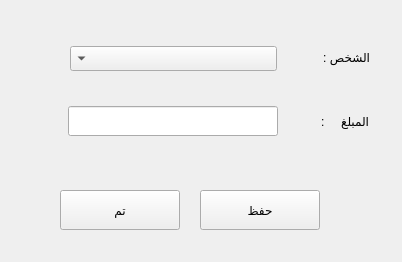
<?xml version="1.0" encoding="UTF-8"?>
<ui version="4.0">
 <class>Form</class>
 <widget class="QWidget" name="Form">
  <property name="geometry">
   <rect>
    <x>0</x>
    <y>0</y>
    <width>402</width>
    <height>262</height>
   </rect>
  </property>
  <property name="minimumSize">
   <size>
    <width>402</width>
    <height>262</height>
   </size>
  </property>
  <property name="maximumSize">
   <size>
    <width>402</width>
    <height>262</height>
   </size>
  </property>
  <property name="windowTitle">
   <string>Form</string>
  </property>
  <property name="styleSheet">
   <string notr="true">/*
ABOUT
===========================================================
version 1.7a
QT theme (stylesheet) specially developed for FreeCAD (http://www.freecadweb.org/).
It might work with other software that uses QT styling.


LICENSE
===========================================================
Copyright (c) 2015 Pablo Gil Fernández
The stylesheet barely uses code from Colin Duquesnoy &quot;generic QT stylesheet&quot;

This work is licensed under the Creative Commons Attribution-ShareAlike 4.0 International License.
To view a copy of this license, visit http://creativecommons.org/licenses/by-sa/4.0/.

 

CUSTOMIZATION
===========================================================
If you would like to change the overall look/style of the theme, just find and replace following colors in the whole file:
    background darker = #828282
    background dark and slighly darker = #a2a2a2
    background dark = #b6b6b6
    background normal and slighly darker = #e0e0e0
    background normal = #e6e6e6
    background light = #f5f5f5
    background lighter = #ffffff

    lists background = #d3d1cd
    lists background (alternate) = #cfcdc9
    lists backgrounds selection = #cbc9c4

    foreground = black

    selection darker = #9d7106
    selection dark = #e0a108
    selection normal = #f8bf36
    selection inbetween normal and light = #f9ca58 (used to build SpinBoxes)
    selection light = #fad57a
    selection lighter = #fce6b1
 
*/

/* RESET EVERYTHING */
QAbstractScrollArea,QCheckBox,QColumnView,QComboBox,QDateEdit,QDateTimeEdit,QDialog,QDialogButtonBox,QDockWidget,QDoubleSpinBox,QFrame,QGroupBox,QHeaderView,QLabel,QLineEdit,QListView,QListWidget,QMainWindow,QMenu,QMenuBar,QMessageBox,QProgressBar,QPushButton,QRadioButton,QScrollBar,QSizeGrip,QSlider,QSpinBox,QSplitter,QStatusBar,QTabBar,QTabWidget,QTableView,QTableWidget,QTextEdit,QTimeEdit,QToolBar,QToolButton,QToolBox,QToolTip,QTreeView,QTreeWidget,QWidget {
    padding: 0px;
    margin: 0px;
    border: 0px;
    border-style: none;
    background-color: #e6e6e6; /* set with default background color */
}

QMdiArea[showImage=&quot;true&quot;] {
    background-image: url(icons/background_freecad.png);
    background-position: center;
    background-repeat: no-repeat;
}

QProgressBar,
QProgressBar:horizontal {
    background: #d3d1cd;
    border: 1px solid #b6b6b6;
    text-align: center;
    padding: 1px;
    border-radius: 4px;
}
QProgressBar::chunk,
QProgressBar::chunk:horizontal {
    background-color: qlineargradient(spread:pad, x1:1, y1:0.545, x2:1, y2:0, stop:0 #e0a108, stop:1 #f8bf36);
    border-radius: 3px;
}

QToolTip {
    background-color: #828282;
    color: black;
    padding: 4px;
    border-radius: 4px;
}

QWidget {
    color: #828282;
    background-color: #e6e6e6;
    background-clip: border;
    border-image: none;
    outline: 0;
}

QWidget:focus {
    border: 1px solid #828282;
}

QWidget:disabled {
    color: #f5f5f5;
    background-color: #828282; /* same as QMenu background-color */
}

QMenuBar {
    color: #ffffff;
    background-color: #e0e0e0;
}

QMenuBar::item {
    background-color: #e0e0e0;
}

QMenuBar::item:selected {
    color: #9d7106;
    border: 1px solid #f8bf36;
    background-color: #f8bf36;
}

QMenuBar::item:pressed {
    color: #9d7106;
    border: 1px solid #fad57a;
    background-color: #fad57a;
    margin-bottom:-1px;
    padding-bottom:1px;
}

QMenu {
    color: #ffffff;
    background-color: #828282;
    margin: 2px;
    border: 1px solid transparent;
}

QMenu::icon {
    margin: 5px;
    border-style: none;
}

QMenu::right-arrow {
    image:url(icons/right_arrow_light.png);
}

QMenu::item {
    color: #ffffff;
    background-color: #828282;
    padding: 2px 30px 2px 30px;
    border: 1px solid #828282; /* reserve space for selection border */
}

QMenu::item:selected {
    color: #9d7106;
    background-color: #fad57a;
}

QMenu::separator {
    height: 1px;
    background-color: #b6b6b6;
    margin-top: 2px;
    margin-bottom: 2px;
    margin-left: 6px;
    margin-right: 6px;
}

QMenu::indicator:non-exclusive {
    color: #ffffff;
    background-color: #f5f5f5;
    border: 1px solid #828282;
    width: 11px;
    height: 11px;
    border-radius:2px;
}

QMenu::indicator:non-exclusive:checked {
    background-color: #e0a108;
    border: 1px solid #9d7106;
    image:url(icons/checkbox_light.png);
}

QGroupBox {
    color: #828282;
    font-weight: bold;
    border:1px solid blue;
    border-radius: 4px;
    margin-top: 20px;
    border-color: rgba(0, 0, 0, 20); /* lighter than &quot;QGroupBox&quot; border-color */
    background-color: rgba(255, 255, 255, 15);
}

QGroupBox::title {
    subcontrol-origin: margin;
    subcontrol-position: top left;
    padding-left: 10px;
    padding-right: 10px;
    padding-top: 10px;
    background-color: transparent;
}

QAbstractScrollArea {
    border-radius: 2px;
    border: 1px solid #3A3939;
    background-color: transparent;
}

QAbstractScrollArea::corner {
    border: none;
    background-color: #e6e6e6;
}

QScrollBar:horizontal {
    height: 15px;
    margin: 3px 15px 3px 15px;
    border: 1px transparent #828282;
    border-radius: 4px;
    background-color: #828282;
}

QScrollBar::handle:horizontal {
    background-color: #b6b6b6;
    min-width: 5px;
    border-radius: 4px;
}

QScrollBar::add-line:horizontal {
    margin: 1px 3px 0px 3px; /* 1px to correctly fit the 10px width image */
    border-image: url(icons/right_arrow_light.png);
    width: 6px;
    height: 10px;
    subcontrol-position: right;
    subcontrol-origin: margin;
}

QScrollBar::sub-line:horizontal {
    margin: 1px 3px 0px 3px; /* 1px to correctly fit the 10px width image */
    border-image: url(icons/left_arrow_light.png);
    height: 10px;
    width: 6px;
    subcontrol-position: left;
    subcontrol-origin: margin;
}

QScrollBar::add-line:horizontal:hover,
QScrollBar::add-line:horizontal:on {
    border-image: url(icons/right_arrow_lighter.png);
}


QScrollBar::sub-line:horizontal:hover,
QScrollBar::sub-line:horizontal:on {
    border-image: url(icons/left_arrow_lighter.png);
}

QScrollBar::up-arrow:horizontal,
QScrollBar::down-arrow:horizontal {
    background: none;
}


QScrollBar::add-page:horizontal,
QScrollBar::sub-page:horizontal {
    background: none;
}

QScrollBar:vertical {
    background-color: #828282;
    width: 15px;
    margin: 15px 3px 15px 3px;
    border: 1px transparent #828282;
    border-radius: 4px;
}

QScrollBar::handle:vertical {
    background-color: #b6b6b6;
    min-height: 5px;
    border-radius: 4px;
}

QScrollBar::sub-line:vertical {
    margin: 3px 0px 3px 1px; /* 1px to correctly fit the 10px width image */
    border-image: url(icons/up_arrow_light.png);
    height: 6px;
    width: 10px;
    subcontrol-position: top;
    subcontrol-origin: margin;
}

QScrollBar::add-line:vertical {
    margin: 3px 0px 3px 1px; /* 1px to correctly fit the 10px width image */
    border-image: url(icons/down_arrow_light.png);
    height: 6px;
    width: 10px;
    subcontrol-position: bottom;
    subcontrol-origin: margin;
}

QScrollBar::sub-line:vertical:hover,
QScrollBar::sub-line:vertical:on {
    border-image: url(icons/up_arrow_lighter.png);
}

QScrollBar::add-line:vertical:hover,
QScrollBar::add-line:vertical:on {
    border-image: url(icons/down_arrow_lighter.png);
}

QScrollBar::up-arrow:vertical,
QScrollBar::down-arrow:vertical {
    background: none;
}


QScrollBar::add-page:vertical,
QScrollBar::sub-page:vertical {
    background: none;
}

QTextEdit {
    color: #828282;
    background-color: #d3d1cd;
    border: 1px solid #b6b6b6;
    padding: 0px;
    margin: 0px;
}

QPlainTextEdit {
    color: #828282;
    background-color: #d3d1cd;
    border-radius: 2px;
    border: 1px solid #b6b6b6;
    padding: 0px;
    margin: 0px;
}

QSizeGrip {
    image: url(icons/sizegrip_light.png);
    width: 16px;
    height: 16px;
    background-color: transparent;
}

QRadioButton::indicator:unchecked{
    color: #828282;
    background-color: #f5f5f5;
    border: 1px solid #828282;
}

QRadioButton::indicator:checked {
    background-color: #e0a108;
    border: 1px solid #9d7106;
    image:url(icons/radiobutton_light.png);
}

QCheckBox,
QRadioButton,
QCheckBox:disabled,
QRadioButton:disabled {
    color: #828282;
    padding: 3px;
    outline: none;
    background-color: transparent;
}

QCheckBox::indicator,
QGroupBox::indicator {
    color: #ffffff;
    background-color: #f5f5f5;
    border: 1px solid #828282;
}

QCheckBox::indicator {
    width: 11px;
    height: 11px;
    border-radius:2px;
}

QRadioButton::indicator {
    width: 11px;
    height: 11px;
    border-radius: 6px;
}

QRadioButton::indicator:pressed,
QCheckBox::indicator:pressed,
QCheckBox::indicator:non-exclusive:checked:pressed,
QCheckBox::indicator:indeterminate:pressed,
QCheckBox::indicator:checked:pressed {
    border-color: #fce6b1;
}

QCheckBox::indicator:checked,
QGroupBox::indicator:checked {
    background-color: #e0a108;
    border: 1px solid #9d7106;
    image:url(icons/checkbox_light.png);
}

QCheckBox::indicator:disabled,
QRadioButton::indicator:disabled {
    border: 1px solid #b6b6b6;
}

QCheckBox:disabled,
QRadioButton::indicator:disabled {
    color: #b6b6b6;
    background-color: transparent;
}

QCheckBox::indicator:disabled,
QGroupBox::indicator:disabled,
QMenu::indicator:non-exclusive:disabled {
    background-color: #e6e6e6;
}

QCheckBox::indicator:indeterminate {
    background-color: #e0a108;
    border: 1px solid #9d7106;
    image: url(icons/checkbox_indeterminate_light.png);
}

QCheckBox:focus,
QRadioButton:focus {
    border: none;
}

QFrame,
QFrame:pressed,
QFrame:focus,
QFrame:on {
    border: 1px solid #e6e6e6;
    border-radius: 3px;
    padding: 0px;
}

/* border and background of QComboBox drop-down */
QComboBox QFrame,
QComboBox QFrame:pressed,
QComboBox QFrame:focus,
QComboBox QFrame:on {
    border: 1px solid #828282;
    background-color: #828282;
    padding: 0px;
    margin: 0px;
}

QFrame[frameShape=&quot;0&quot;] {
    border-radius: 3px;
}

QFrame[height=&quot;3&quot;],
QFrame[width=&quot;3&quot;] {
    border-color: transparent;
    background-color: transparent;
}

QFrame[height=&quot;3&quot;] {
    border-top-color: #b6b6b6;
}

QFrame[width=&quot;3&quot;] {
    border-left-color: #b6b6b6;
}

QPushButton {
    color: #ffffff;
    text-align: center;
    background-color: qlineargradient(spread:pad, x1:1, y1:0.545, x2:1, y2:0, stop:0 #b6b6b6, stop:1 #e6e6e6);
    border: 1px solid #828282;
    font: 9pt &quot;AlBattar&quot;;
    margin: 4px 8px 4px 8px;
    border-radius: 5px;
    min-width: 14px;
    min-height: 14px;
}

QPushButton:hover,
QPushButton:focus {
    color: black;
    background-color: qlineargradient(spread:pad, x1:1, y1:0.545, x2:1, y2:0, stop:0 #e0a108, stop:1 #f8bf36);
    border-color: #e0a108;
}

QPushButton:disabled,
QPushButton:disabled:checked {
    color: #b6b6b6;
    background-color: #e6e6e6;
    border-color: #b6b6b6;
}

QPushButton:pressed {
    background-color: #e0a108;
}

QPushButton:checked {
    background-color: #f8bf36;
    border-color: #e0a108;
}

/* Color Buttons */
Gui--ColorButton,
Gui--ColorButton:disabled {
    border-color: transparent;
    background-color: transparent;
    height: 24px;
    padding: 0px;
    margin: 0px;
}

Gui--ColorButton:hover {
    border-color: #e0e0e0;
    background-color: #e0e0e0;
}

/* Buttons inside the toolbar */
QToolBar QPushButton {
    background-color: qlineargradient(spread:pad, x1:1, y1:0.545, x2:1, y2:0, stop:0 #e0e0e0, stop:1 #e6e6e6);
    border: 1px solid #b6b6b6;
    min-width: 22px;
    min-height: 22px;
    margin-left: 2px;
    margin-right: 2px;
    margin-bottom: 3px; /*bigger margin to correctly separate buttons inside a vertical toolbar */
    margin-top: 1px;
    padding: 1px;
}

QToolBar QPushButton:hover,
QToolBar QPushButton:focus {
    color: #ffffff;
    background-color: qlineargradient(spread:pad, x1:1, y1:0.545, x2:1, y2:0, stop:0 #e0e0e0, stop:1 #e6e6e6);
    border: 1px solid #828282;
}

QToolBar QPushButton:disabled,
QToolBar QPushButton:disabled:checked {
    background-color: #e6e6e6;
    border-color: #e0e0e0;
}

QToolBar QPushButton:pressed {
    background-color: #b6b6b6;
    border-color: #b6b6b6;
}

QToolBar QPushButton:checked {
    background-color: qlineargradient(spread:pad, x1:1, y1:0.8, x2:1, y2:0, stop:0 #f8bf36, stop:1 #fad57a);
    border-color: #f8bf36;
}

QToolBar QPushButton:checked:hover,
QToolBar QPushButton:checked:focus {
    color: #ffffff;
    border: 1px solid #e0a108;
}

QToolBar {
    border: 1px transparent #393838;
    background-color: #e6e6e6;
    font-weight: bold;
    margin: 0px;
    padding: 0px;
}

QToolBar::handle:horizontal {
    background-image: url(icons/Hmovetoolbar_dark.png);
    width: 10px;
    margin: 6px 2px 6px 2px;
    background-position: top right;
    background-repeat: repeat-y;
}

QToolBar::handle:vertical {
    background-image: url(icons/Vmovetoolbar_dark.png);
    height: 10px;
    margin: 2px 6px 2px 6px;
    background-position: left bottom;
    background-repeat: repeat-x;
}

QToolBar::separator:horizontal {
    background-image: url(icons/separtoolbar_dark.png);
    width: 10px;
    margin: 6px 2px 6px 2px;
    background-position: center center;
    background-repeat: repeat-y;
}

QToolBar::separator:vertical {
    background-image: url(icons/separtoolbar_dark.png);
    height: 10px;
    margin: 2px 6px 2px 6px;
    background-position: center center;
    background-repeat: repeat-x;
}

QStackedWidget {
    background-color: #e6e6e6;
    border: 1px transparent #e6e6e6;
}

QAbstractSpinBox {
    color: #ffffff;
    border: 1px solid #b6b6b6; /* border top color defined after QAbstractSpinBox, QLineEdit and QComboBox */
    background-color: #b6b6b6;
    selection-color: black;
    selection-background-color: #f8bf36;
}

QAbstractSpinBox:disabled {
    color: #f5f5f5;
    background-color: #e0e0e0;
    border-color: #e0e0e0;
}

QAbstractSpinBox:up-button {
    background-color: qlineargradient(spread:pad, x1:1, y1:0.8, x2:1, y2:0, stop:0 #f9ca58, stop:1 #fad57a);
    subcontrol-origin: border;
    subcontrol-position: top right;
    border-top-right-radius: 3px;
    height: 13px;
    width: 20px;
}

QAbstractSpinBox:down-button {
    background-color: qlineargradient(spread:pad, x1:1, y1:0.8, x2:1, y2:0, stop:0 #f8bf36, stop:1 #f9ca58);
    subcontrol-origin: border;
    subcontrol-position: bottom right;
    border-bottom-right-radius: 3px;
    height: 13px;
    width: 20px;
}

QAbstractSpinBox:up-button:disabled,
QAbstractSpinBox:down-button:disabled {
    background-color: transparent;
}

QAbstractSpinBox::up-arrow {
    image: url(icons/up_arrow_light.png);
    top: 0px; /* fix simetry between up and down images */
}

QAbstractSpinBox::up-arrow:hover {
    image: url(icons/up_arrow_lighter.png);
}

QAbstractSpinBox::up-arrow:off {
    image: url(icons/up_arrow_disabled_dark.png);
}

QAbstractSpinBox::up-arrow:disabled {
    image: none;
}

QAbstractSpinBox::down-arrow {
    image: url(icons/down_arrow_light.png);
    bottom: -2px; /* fix simetry between up and down images */
}
QAbstractSpinBox::down-arrow:hover {
    image: url(icons/down_arrow_lighter.png);
}

QAbstractSpinBox::down-arrow:off {
    image: url(icons/down_arrow_disabled_dark.png);
}

QAbstractSpinBox::down-arrow:disabled {
    image: none;
}

QToolBar QAbstractSpinBox {
    margin-top: 0px;
    margin-bottom: 0px;
}

QLineEdit {
    color: #ffffff;
    background-color: #b6b6b6;
    selection-color: black;
    selection-background-color: #f8bf36;
    /* Padding and margin defined */
    border-style: solid;
    border: 1px solid #b6b6b6; /* border top color defined after QAbstractSpinBox, QLineEdit and QComboBox */
    border-radius: 3px;
}

QAbstractSpinBox:focus,
QLineEdit:focus,
QComboBox:focus {
    border-color: #fad57a;
}

QComboBox {
    color: #ffffff;
    background-color: #b6b6b6;
    selection-color: black;
    selection-background-color: #f8bf36;
    border: 1px solid #b6b6b6; /* border top color defined after QAbstractSpinBox, QLineEdit and QComboBox */
    border-radius: 3px;
}

QComboBox:on {
    color: black;
    background-color: #b6b6b6;
    border-color: #fad57a;
}

QComboBox::drop-down {
    subcontrol-origin: margin;
    subcontrol-position: top right;
    width: 20px;
    border-left-width: 1px;
    border-left-color: transparent;
    border-left-style: solid;
    border-top-right-radius: 3px;
    border-bottom-right-radius: 3px;
    background-color: qlineargradient(spread:pad, x1:1, y1:0.8, x2:1, y2:0, stop:0 #f8bf36, stop:1 #fad57a);
}

QComboBox::down-arrow {
    image: url(icons/down_arrow_light.png);
}

QComboBox::down-arrow:on,
QComboBox::down-arrow:hover,
QComboBox::down-arrow:focus {
    image: url(icons/down_arrow_lighter.png);
}

QComboBox QAbstractItemView {
    color: #ffffff;
    background-color: #828282;
    border-radius: 3px;
    margin: 0px;
    padding: 0px;
    border: none;
}

/* Common parameters for QAbstractSpinBox, QLineEdit and QComboBox */
QSpinBox,
QDoubleSpinBox,
QAbstractSpinBox,
QLineEdit,
QComboBox {
    border-top-color: #a2a2a2; /* Creates an inset effect inside the elements */
    padding: 2px 6px 2px 6px; /* This makes text colour work on QComboBox */
    margin: 0px 2px 0px 2px;
    min-width: 70px; /* it was 120 because of QCombobox... */
    border-radius: 3px;
}
/* end Common parameters */

QAbstractItemView {
    color: #828282;
    alternate-background-color: #cfcdc9; /* related with QListView background  */
    border: 1px solid #828282;
    border-radius: 3px;
    padding: 0px;
}

/* hack to deactivate changing background color when focus (due to QFrame generic transparent color) */
QAbstractItemView:selected,
QAbstractItemView:on,
QAbstractItemView:focus {
    background-color: #d3d1cd; /* same as QTable background color */
}

/* hack to hide weird redundant information inside the value of a Placement cell */
QTreeView QLabel,
QTreeView QLabel:disabled {
    color: transparent;
    background-color: transparent;
    border: none;
    border-radius: 0px;
    margin: 0px;
    padding: 0px;
}

QTreeView QLineEdit {
    color: #ffffff;
    border-color: #b6b6b6;
    background-color: #b6b6b6;
    selection-color: black;
    selection-background-color: #f8bf36;
}

/* hack to hide non editable cells inside Property values */
QTreeView QLineEdit:read-only,
QTreeView QLineEdit:disabled,
QTreeView QAbstractSpinBox:read-only,
QTreeView QAbstractSpinBox:disabled {
    color: transparent;
    border-color: transparent;
    background-color: transparent;
    selection-color: transparent;
    selection-background-color: transparent;
}

/* hack to disable margin inside Property values to following elements */
QTreeView QSpinBox,
QTreeView QDoubleSpinBox,
QTreeView QAbstractSpinBox,
QTreeView QLineEdit,
QTreeView QComboBox {
    margin-left: 0px;
    margin-right: 0px;
}

/* Pushbutton style for &quot;...&quot; inside Placement cell which launches Placement tool */
QTreeView QPushButton {
    background-color: qlineargradient(spread:pad, x1:1, y1:0.545, x2:1, y2:0, stop:0 #b6b6b6, stop:1 #e6e6e6);
    border-top: none;
    border-bottom: none;
    border-right: none;
    border-left: 1px solid #b6b6b6;
    border-radius: 0px;
    margin: 0px;
    padding: 0px;
    height: 24px;
}

/* Color Buttons inside the &quot;Properties window&quot; */
QAbstractItemView Gui--ColorButton {
    padding: 0px;
    margin: 0px;
    height: 10px;
}

QAbstractItemView QPushButton:hover {
    color: black;
    background-color: qlineargradient(spread:pad, x1:1, y1:0.545, x2:1, y2:0, stop:0 #e0a108, stop:1 #f8bf36);
    border-color: #e0a108;
}

QAbstractItemView QPushButton:disabled {
    color: transparent;
    background-color: transparent;
    border-color: transparent;
}

QLabel {
    border: 0px solid #828282;
}

QTabWidget{
    border: none;
}

QTabWidget:focus {
    border: none;
}

QTabWidget::pane {
    border: none;
    padding: 0px;
    background-color: #e6e6e6;
    position: absolute;
    top: -15px;
    padding-top: 15px;
}

QTabWidget::tab-bar {
    alignment: center;
}

QTabBar {
    qproperty-drawBase: 0;
    left: 5px;
    background-color: transparent;
}

QTabBar:focus {
    border: 0px transparent black;
}

QTabBar::close-button {
    padding: 0px;
    margin: 0px;
    border-radius: 2px;
    background-image: url(icons/close_dark.png);
    background-position: center center;
    background-repeat: none;
}

QTabBar::close-button:hover {
    background-color: #fad57a;
}

QTabBar::close-button:pressed {
    background-color: #fce6b1;
}

QTabBar::scroller { /* the width of the scroll buttons */
    width: 20px;
}

/* the scroll buttons are tool buttons */
QTabBar QToolButton,
QTabBar QToolButton:hover { 
    margin-top: 4px;
    margin-bottom: 4px;
    margin-left: 0px;
    margin-right: 0px;
    padding: 0px;
    border: none;
    background-color: #e6e6e6;
    border-radius: 0px;
}

QTabBar QToolButton::right-arrow:enabled {
     image: url(icons/right_arrow_light.png);
}

QTabBar QToolButton::right-arrow:disabled,
QTabBar QToolButton::right-arrow:off {
     image: url(icons/right_arrow_disabled_dark.png);
}

QTabBar QToolButton::right-arrow:hover {
     image: url(icons/right_arrow_lighter.png);
}

 QTabBar QToolButton::left-arrow:enabled {
     image: url(icons/left_arrow_light.png);
}

 QTabBar QToolButton::left-arrow:disabled,
 QTabBar QToolButton::left-arrow:off {
     image: url(icons/left_arrow_disabled_dark.png);
}

 QTabBar QToolButton::left-arrow:hover {
     image: url(icons/left_arrow_lighter.png);
}

 QTabBar QToolButton::up-arrow:enabled {
     image: url(icons/up_arrow_light.png);
}

 QTabBar QToolButton::up-arrow:disabled,
 QTabBar QToolButton::up-arrow:off {
     image: url(icons/up_arrow_disabled_dark.png);
}

 QTabBar QToolButton::up-arrow:hover {
     image: url(icons/up_arrow_lighter.png);
}

 QTabBar QToolButton::down-arrow:enabled {
     image: url(icons/down_arrow_light.png);
}

 QTabBar QToolButton::down-arrow:disabled,
 QTabBar QToolButton::down-arrow:off {
     image: url(icons/down_arrow_disabled_dark.png);
}

 QTabBar QToolButton::down-arrow:hover {
     image: url(icons/down_arrow_lighter.png);
}

/* TOP and BOTTOM TABS */
QTabBar::tab:top,
QTabBar::tab:bottom {
    color: #ffffff;
    border: 1px solid #b6b6b6;
    border-left-color: #e6e6e6;
    border-right-width: 0px;
    background-color: #b6b6b6;
    padding:5px 15px;
    margin-top: 4px;
    margin-bottom: 4px;
    position: center;
}

QTabBar::tab:top:first,
QTabBar::tab:bottom:first {
    border-top-left-radius: 6px;
    border-bottom-left-radius: 6px;
}

QTabBar::tab:top:last,
QTabBar::tab:bottom:last {
    border-top-right-radius: 6px;
    border-bottom-right-radius: 6px;
    border-right-width: 1px;
}

QTabBar::tab:top:selected,
QTabBar::tab:bottom:selected {
    color: black;
    background-color: qlineargradient(spread:pad, x1:1, y1:0.545, x2:1, y2:0, stop:0 #e0a108, stop:1 #f8bf36);
    border-color: #e0a108;
}

QTabBar::tab:top:!selected:hover,
QTabBar::tab:bottom:!selected:hover {
    color: black;
}

QTabBar::tab:top:only-one ,
QTabBar::tab:bottom:only-one {
    border: 1px solid #9d7106;
    border-radius: 6px;
}

/* LEFT and RIGHT TABS */
QTabBar::tab:left,
QTabBar::tab:right {
    color: #ffffff;
    border: 1px solid #b6b6b6;
    border-top-color: #e6e6e6;
    border-bottom-width: 0px;
    background-color: #b6b6b6;
    padding: 15px 5px;
    margin-left: 4px;
    margin-right: 4px;
    position: center;
}

QTabBar::tab:left:first,
QTabBar::tab:right:first {
    border-top-left-radius: 6px;
    border-top-right-radius: 6px;
}

QTabBar::tab:left:last,
QTabBar::tab:right:last {
    border-bottom-left-radius: 6px;
    border-bottom-right-radius: 6px;
    border-bottom-width: 1px;
}

QTabBar::tab:left:selected,
QTabBar::tab:right:selected {
    color: black;
    background-color: qlineargradient(spread:pad, x1:0.545, y1:1, x2:0, y2:1, stop:0 #e0a108, stop:1 #f8bf36);
    border-color: #e0a108;
}

QTabBar::tab:left:!selected:hover,
QTabBar::tab:right:!selected:hover {
    color: black;
}

QTabBar::tab:left:only-one ,
QTabBar::tab:right:only-one {
    border: 1px solid #9d7106;
    border-radius: 6px;
}

QDockWidget {
    color: #828282;
    border: 1px solid #e6e6e6;
    titlebar-close-icon: url(icons/close_dark.png);
    titlebar-normal-icon: url(icons/undock_dark.png);
}

QDockWidget::title {
    text-align: center;
    background-color: #e0e0e0;
    padding: 4px;
    border-radius: 4px;
}

QDockWidget::close-button,
QDockWidget::float-button {
    border: 1px transparent #e6e6e6;
    border-radius: 2px;
    background: transparent;
    subcontrol-origin: padding;
    subcontrol-position: right center;
}

QDockWidget::close-button {
    right: 4px;
}
    
QDockWidget::float-button {
    right: 22px;
}

QDockWidget::close-button:hover,
QDockWidget::float-button:hover {
    background: #f5f5f5;
}

QDockWidget::close-button:pressed,
QDockWidget::float-button:pressed {
    /*padding: 1px -1px -1px 1px;*/
    background-color: #e0e0e0;
}

QTreeView,
QListView {
    color: #828282;
    border: 1px solid #e6e6e6;
    border-radius: 4px;
    background-color: #d3d1cd;  /* related with alternate-background-color*/
    selection-color: black;
    selection-background-color: #f8bf36; /* should be similar to QListView::item selected background-color */
    show-decoration-selected: 1; /* make the selection span the entire width of the view */
    padding: 0px;
    margin: 0px 4px 0px 4px;
    min-width: 130px; /* hack to correctly align Preferences icon list  */
}

QListView,
QListView::item,
QListView QAbstractItemView {
    margin: 0px;
    icon-size: 20px; /* temporal */
    paint-alternating-row-colors-for-empty-area: 1;
    position: absolute;
    subcontrol-origin: margin;
    subcontrol-position: left top;
}

/* Control dropdown list margins of QComboBox */
QComboBox QTreeView,
QComboBox QListView {
    margin: 0px;
    padding: 0px;
}

QListView::item {
    border: 0px transparent #e6e6e6;
    border-radius: 4px;
    background-color: transparent;
    padding: 0px;
    margin: 0px;
    display: inline-block;
    position: relative;
}

QListView::item:selected,
QTreeView::item:selected  {
    color: black;
    background-color: #f8bf36; /* should be similar to QListView selection-background-color */
}

/* Branch system */
QTreeView::branch  {
    background: transparent;
}

QTreeView::branch:has-siblings:!adjoins-item  {
    border-image: url(icons/branch_vline.png) 0;
}

QTreeView::branch:has-siblings:adjoins-item  {
    border-image: url(icons/branch_more.png) 0;
}

QTreeView::branch:!has-children:!has-siblings:adjoins-item  {
    border-image: url(icons/branch_end.png) 0;
}

QTreeView::branch:closed:has-children:has-siblings  {
    image: url(icons/branch_closed_dark.png);
}

QTreeView::branch:has-children:!has-siblings:closed  {
    image: url(icons/branch_closed_dark.png);
    border-image: url(icons/branch_end.png) 0;
}

QTreeView::branch:open:has-children:has-siblings  {
    image: url(icons/branch_open_dark.png);
    border-image: url(icons/branch_more.png) 0;
}

QTreeView::branch:open:has-children:!has-siblings  {
    image: url(icons/branch_open_dark.png);
    border-image: url(icons/branch_end.png) 0;
}

QSlider,
QSlider:active,
QSlider:!active {
    border: none;
    background-color: transparent;
}

QSlider:horizontal {
    padding: 0px 10px;
}

QSlider:vertical {
    padding: 10px 0px;
}

QSlider::groove:horizontal {
    border: 1px solid #b6b6b6;
    background-color: #b6b6b6;
    height: 8px;
    border-radius: 5px;
    margin: 4px 0;
}

QSlider::groove:vertical {
    border: 1px solid #b6b6b6;
    background-color: #b6b6b6;
    width: 8px;
    border-radius: 5px;
    margin: 4px 0;
}

QSlider::groove:horizontal:disabled,
QSlider::groove:vertical:disabled {
    border-color:  #e0e0e0;
    background-color: #e0e0e0;
}

QSlider::handle:horizontal,
QSlider::handle:vertical {
    background-color: #828282;
    border: 1px solid #828282;
    width: 14px;
    height: 14px;
    border-radius: 8px;
}

QSlider::handle:horizontal {
    margin: -4px 0;
}

QSlider::handle:vertical {
    margin: 0 -4px;
}

QSlider::handle:horizontal:hover,
QSlider::handle:vertical:hover {
    border-color: #e0a108;
    background-color: #e0a108;
}

QSlider::handle:horizontal:pressed,
QSlider::handle:vertical:pressed {
    border-color: #9d7106;
    background-color: #9d7106;
}

QSlider::handle:horizontal:disabled,
QSlider::handle:vertical:disabled {
    border-color: #b6b6b6;
    background-color: #e6e6e6;
}

QToolButton {
    color: #ffffff;
    text-align: center;
    background-color: qlineargradient(spread:pad, x1:1, y1:0.545, x2:1, y2:0, stop:0 #b6b6b6, stop:1 #e6e6e6);
    border: 1px solid #828282;
    padding-top: 5px;
    padding-bottom: 5px;
    padding-left: 15px;
    padding-right: 15px;
    margin-top: 5px;
    margin-bottom: 5px;
    margin-left: 10px;
    margin-right: 10px;
    border-radius: 3px;
    outline: none;
}

QToolButton:hover,
QToolButton:focus {
    color: black;
    background-color: qlineargradient(spread:pad, x1:1, y1:0.545, x2:1, y2:0, stop:0 #e0a108, stop:1 #f8bf36);
    border-color: #e0a108;
}

QToolButton:disabled,
QToolButton:disabled:checked {
    color: #b6b6b6;
    background-color: #e6e6e6;
    border-color: #b6b6b6;
}

QToolButton:pressed {
    border-color: #fad57a;
}

QToolButton:checked {
    background-color: #f8bf36;
    border-color: #e0a108;
}

QToolButton::menu-indicator  {
    subcontrol-origin: padding;
    subcontrol-position: center right;
    right: 4px;
}

/*The &quot;show more&quot; button  (it can also be stylable with &quot;QToolBarExtension&quot; */
QToolButton#qt_toolbar_ext_button {
    border-radius: 0px;
    margin: 0px;
    padding: 0px;
    /*background-image: url(icons/more_dark.png);*/
    image: transparent;
    background-repeat: none;
    background-position: center left;
}

QToolButton#qt_toolbar_ext_button:hover {
    /*background-image: url(icons/more_light.png);*/
    border-color: #e0e0e0;
    background-color: #e0e0e0;
}

QToolButton#qt_toolbar_ext_button:on {
    /*background-image: url(icons/more_light.png);*/
    border-color: #e0e0e0;
    background-color: #e0e0e0;
}

/*Buttons inside the Toolbar*/
QToolBar QToolButton {
    color: #828282;
    background-color: #e6e6e6;
    border: 1px transparent #e6e6e6;
    border-radius: 3px;
    margin: 0px;
    padding: 2px;
}

QToolBar QToolButton:disabled {
    background-color: #e6e6e6;
}

QToolBar QToolButton:checked {
    color: #9d7106;
    background-color: #f8bf36;
    border: 1px solid #f8bf36;
}

QToolBar QToolButton:hover {
    background-color: #e6e6e6;
}

QToolBar QToolButton:pressed,
QToolBar QToolButton::menu-button:pressed {
    background-color: #e0e0e0;
    border: 1px solid #e0e0e0;
}


QToolBar QToolButton::menu-indicator:hover,
QToolBar QToolButton::menu-indicator:pressed {
    background-color: transparent;
}

/* the subcontrols below are used only in the MenuButtonPopup mode */
QToolBar QToolButton::menu-button {
    border: 1px transparent #4A4949;
    border-top-right-radius: 3px;
    border-bottom-right-radius: 3px;
    width: 16px; /* 16px width + 4px for border = 20px allocated above */
    outline: none;
    background-color: transparent;
}

QToolBar QToolButton::menu-button:hover,
QToolBar QToolButton::menu-button:active,
QToolBar QToolButton::menu-button:disabled {
    border-color: transparent;
    background-color: transparent;
}

QToolBar QToolButton::menu-arrow {
    background-image: url(icons/down_arrow_light.png);
    background-position: center center;
    background-repeat: none;
    subcontrol-origin: padding;
    subcontrol-position: bottom right;
    height: 10px; /* same as arrow image */
}

QToolBar QToolButton::menu-arrow:open {
    background-image: url(icons/down_arrow_lighter.png);
}

QToolBar:tear {
    color: blue;
    background-color: red;
}

QTableView {
    color: #828282;
    border: 1px solid #b6b6b6;
    gridline-color: #f5f5f5;
    background-color: #d3d1cd;
    selection-color: #828282;
    selection-background-color: #fce6b1;
    border-radius: 3px;
    padding: 0px;
    margin: 0px;
}

QTableView::item:hover  {
    background: #cbc9c4;
}

QTableView::item:disabled  {
    color: #e6e6e6;
}

QTableView::item:selected  {
    color: #9d7106;
    background-color: #fad57a;
}

/* when editing a cell: */
QTableView QLineEdit {
    color: #828282;
    background-color: #cfcdc9;
    border-radius: 0px;
    margin: 0px;
    padding: 0px;
}

QHeaderView {
    border: none;
    background-color: #828282;
    border-top-left-radius: 3px;
    border-top-right-radius: 3px;
    border-bottom-left-radius: 0px;
    border-bottom-right-radius: 0px;
    margin: 0px;
    padding: 0px;
}

QHeaderView::section  {
    background-color: transparent;
    color: #ffffff;
    border: 1px solid transparent;
    border-radius: 0px;
    text-align: center;
}

QHeaderView::section::vertical  {
    padding: 0px 6px 0px 6px;
    border-bottom: 1px solid #b6b6b6;
}

QHeaderView::section::vertical:first {
    border-top: 1px solid  #b6b6b6;
}

QHeaderView::section::vertical:last {
    border-bottom: none;
}

QHeaderView::section::vertical:only-one {
    border: none;
}

QHeaderView::section::horizontal  {
    padding: 0px 0px 0px 6px;
    border-right: 1px solid #b6b6b6;
}

QHeaderView::section::horizontal:first {
    border-left: 1px solid #b6b6b6;
}

QHeaderView::section::horizontal:last {
    border-left: none;
}

QHeaderView::section::horizontal:only-one {
    border: none;
}

QDockWidget QHeaderView::section {
    border-width: 6px 1px 6px 1px; /* hack to bigger margin for Model Panel table headers */
}

QHeaderView::section:checked {
    color: #9d7106;
    background-color: #fad57a;
}

 /* style the sort indicator */
QHeaderView::down-arrow {
    image: url(icons/down_arrow_light.png);
}

QHeaderView::up-arrow {
    image: url(icons/up_arrow_light.png);
}

QTableCornerButton::section {
    background-color: #828282;
    border: 1px solid #828282;
    border-radius: 0px;
}

QToolBox  {
    padding: 3px;
    color: #9d7106;
    border: none;
}

QToolBox::tab { /* TODO */
    color: #ffffff;
    background-color: #b6b6b6;
    border: 1px transparent #828282;
    border-bottom: 1px transparent #b6b6b6;
    border-top-left-radius: 5px;
    border-top-right-radius: 5px;
    padding: 5px;
}

QToolBox::tab:selected { /* italicize selected tabs */
    color: #9d7106;
    font: italic;
    background-color: #f8bf36;
    border-color: #f8bf36;
 }

QStatusBar::item {
    color: #ffffff;
    background-color: #e6e6e6;
    border: 1px solid #e6e6e6;
    border-radius: 2px;
}

QSplitter::handle {
    background-color: #e6e6e6;
    margin: 0px 11px;
    padding: 0px;
    border-radius: 3px;
}

QSplitter::handle:vertical {
    background-image: url(icons/splitter_horizontal_dark.png);
    background-position: center center;
    background-repeat: none;
    margin: 2px 10px 2px 10px;
    height: 2px;
}

QSplitter::handle:horizontal {
    background-image: url(icons/splitter_horizontal_dark.png);
    background-position: center center;
    background-repeat: none;
    margin: 10px 2px 10px 2px;
    width: 2px;
}

QSplitter::handle:horizontal:hover,
QSplitter::handle:vertical:hover {
    background-color: #e6e6e6;
}

/* Similar to the splitter is the following window separator: */
QMainWindow::separator {
    border: 1px solid #e6e6e6;
    background-color: #e6e6e6;
    background-position: center center;
    background-repeat: none;
}

QMainWindow::separator:hover {
    background-color: #e6e6e6;
}

QMainWindow::separator:horizontal {
    height: 4px;
    background-image: url(icons/splitter_horizontal_dark.png);
}

QMainWindow::separator:vertical {
    width: 4px;
    background-image: url(icons/splitter_vertical_dark.png);
}

QLabel {
    padding-top: 3px;
    padding-bottom: 3px;
    background-color: transparent;
}

QLabel:disabled {
    color: #b6b6b6;
    background-color: transparent;
}

/* Action group */
QFrame[class=&quot;panel&quot;] {
    border: none;
    background-color: #e6e6e6;
}

QSint--ActionGroup QFrame[class=&quot;header&quot;] {
    border: none;
    background-color: #828282;
    border-top-left-radius: 3px;
    border-top-right-radius: 3px;
    border-bottom-left-radius: 0px;
    border-bottom-right-radius: 0px;
    margin: 0px;
    padding: 0px;
}

QSint--ActionGroup QFrame[class=&quot;header&quot;]:hover {
    background-color: qlineargradient(spread:pad, x1:1, y1:0.545, x2:1, y2:0, stop:0 #e0a108, stop:1 #f8bf36);
}

QSint--ActionGroup QToolButton[class=&quot;header&quot;] {
    text-align: left;
    font-weight: bold;
    color: #ffffff;
    background-color: transparent;
    border: none;
    margin: 0px;
    padding: 0px;
}

QSint--ActionGroup QToolButton[class=&quot;header&quot;]:hover {
    color: black;
}

QSint--ActionGroup QFrame[class=&quot;header&quot;] QLabel {
    background-color: transparent;
    background-image: url(icons/down_arrow_light.png);
    background-repeat: none;
    background-position: center center;
    padding: 0px;
    margin: 0px;
}

QSint--ActionGroup QFrame[class=&quot;header&quot;] QLabel:hover {
    background-color: transparent;
    background-image: url(icons/down_arrow_lighter.png);
}

QSint--ActionGroup QFrame[class=&quot;header&quot;] QLabel[fold=&quot;true&quot;] {
    background-color: transparent;
    background-image: url(icons/up_arrow_light.png);
    background-repeat: none;
    background-position: center center;
    padding: 0px;
    margin: 0px;
}

QSint--ActionGroup QFrame[class=&quot;header&quot;] QLabel[fold=&quot;true&quot;]:hover {
    background-color: transparent;
    background-image: url(icons/up_arrow_lighter.png);
}

QSint--ActionGroup QFrame[class=&quot;content&quot;] {
    background-color: #d3d1cd;
    margin: 0px;
    padding: 0px;
    border: none;
    border-top-left-radius: 0px;
    border-top-right-radius: 0px;
    border-bottom-left-radius: 3px;
    border-bottom-right-radius: 3px;
}

/* HACK
This might not be the best way to reset the background color: */
QSint--ActionGroup QFrame[class=&quot;content&quot;] QWidget {
    background-color: transparent;
}

QSint--ActionGroup QFrame[class=&quot;content&quot;] QPushButton {
    background-color: qlineargradient(spread:pad, x1:1, y1:0.545, x2:1, y2:0, stop:0 #b6b6b6, stop:1 #e6e6e6);
}

QSint--ActionGroup QFrame[class=&quot;content&quot;] QPushButton:hover,
QSint--ActionGroup QFrame[class=&quot;content&quot;] QPushButton:focus {
    background-color: qlineargradient(spread:pad, x1:1, y1:0.545, x2:1, y2:0, stop:0 #e0a108, stop:1 #f8bf36);
}

QSint--ActionGroup QFrame[class=&quot;content&quot;] QPushButton:disabled,
QSint--ActionGroup QFrame[class=&quot;content&quot;] QPushButton:disabled:checked {
    color: #d3d1cd;
    border-color: #f5f5f5;
    background-color: #f5f5f5;
}
QSint--ActionGroup QFrame[class=&quot;content&quot;] QPushButton:checked {
    background-color: #f8bf36;
}

QSint--ActionGroup QFrame[class=&quot;content&quot;] QComboBox {
    background-color: #b6b6b6;
}

QSint--ActionGroup QFrame[class=&quot;content&quot;] QComboBox:on {
    background-color: #b6b6b6;
}

QSint--ActionGroup QFrame[class=&quot;content&quot;] QComboBox QAbstractItemView {
    border-color: #828282;
    background-color: #828282;
}

QSint--ActionGroup QFrame[class=&quot;content&quot;] QListView {
    border-color: #cbc9c4;
    background-color: #cbc9c4;
}

QSint--ActionGroup QFrame[class=&quot;content&quot;] QAbstractSpinBox {
    background-color: #b6b6b6;
}

QSint--ActionGroup QFrame[class=&quot;content&quot;] QLineEdit {
    background-color: #b6b6b6;
}

QSint--ActionGroup QFrame[class=&quot;content&quot;] QComboBox:disabled,
QSint--ActionGroup QFrame[class=&quot;content&quot;] QAbstractSpinBox:disabled,
QSint--ActionGroup QFrame[class=&quot;content&quot;] QLineEdit:disabled {
    color: #d3d1cd;
    border-color: #f5f5f5;
    background-color: #f5f5f5;
}

QSint--ActionGroup QFrame[class=&quot;content&quot;] QCheckBox:disabled,
QSint--ActionGroup QFrame[class=&quot;content&quot;] QRadioButton:disabled {
    color: #f5f5f5;
    border-color: #f5f5f5;
}

QSint--ActionGroup QFrame[class=&quot;content&quot;] QCheckBox::indicator:disabled,
QSint--ActionGroup QFrame[class=&quot;content&quot;] QRadioButton::indicator:disabled {
    border-color: #f5f5f5;
    background-color: transparent;
}

QSint--ActionGroup QFrame[class=&quot;content&quot;] QHeaderView {
    border: none;
    background-color: #828282;
    border-radius: 0px;
    margin: 0px;
    padding: 0px;
}

QSint--ActionGroup QFrame[class=&quot;content&quot;] QHeaderView::section  {
    background-color: transparent;
    color: #ffffff;
    border: 1px solid transparent;
    border-radius: 0px;
    text-align: center;
}

QSint--ActionGroup QFrame[class=&quot;content&quot;] QHeaderView::section::horizontal  {
    padding: 6px 0px 6px 6px;
    border-right: 1px solid #b6b6b6;
}

QSint--ActionGroup QFrame[class=&quot;content&quot;] QHeaderView::section::horizontal:first {
    border-left: 1px solid #e6e6e6;
}

QSint--ActionGroup QFrame[class=&quot;content&quot;] QHeaderView::section::horizontal:last {
    border-left: none;
}

QSint--ActionGroup QFrame[class=&quot;content&quot;] QHeaderView::section::horizontal:only-one {
    border: none;
}
/* enf of HACK */

QSint--ActionGroup QToolButton[class=&quot;action&quot;],
QSint--ActionGroup QToolButton[class=&quot;action&quot;]:enabled {
    font-weight: bold;
    color: #b6b6b6;
}

QSint--ActionGroup QToolButton[class=&quot;action&quot;]:hover,
QSint--ActionGroup QToolButton[class=&quot;action&quot;]:enabled:hover {
    text-decoration: none;
    color: #828282;
    background-color: #cbc9c4;
    border-color: #cbc9c4;
}

QSint--ActionGroup QToolButton[class=&quot;action&quot;]:disabled {
    color: #e6e6e6;
    background-color: #cbc9c4;
    border-color: #cbc9c4;
}

QSint--ActionGroup QToolButton[class=&quot;action&quot;]:focus,
QSint--ActionGroup QToolButton[class=&quot;action&quot;]:pressed
QSint--ActionGroup QToolButton[class=&quot;action&quot;]:enabled:focus,
QSint--ActionGroup QToolButton[class=&quot;action&quot;]:enabled:pressed {
    color: black;
    background-color: qlineargradient(spread:pad, x1:1, y1:0.545, x2:1, y2:0, stop:0 #e0a108, stop:1 #f8bf36);
    border-color: #e0a108;
}

QSint--ActionGroup QToolButton[class=&quot;action&quot;]:on {
    background-color: red;
    color: red;
}</string>
  </property>
  <widget class="QLabel" name="label">
   <property name="geometry">
    <rect>
     <x>310</x>
     <y>46</y>
     <width>60</width>
     <height>22</height>
    </rect>
   </property>
   <property name="text">
    <string>الشخص :</string>
   </property>
  </widget>
  <widget class="QLineEdit" name="fix_kridi_editeLine">
   <property name="geometry">
    <rect>
     <x>68</x>
     <y>106</y>
     <width>210</width>
     <height>30</height>
    </rect>
   </property>
  </widget>
  <widget class="QComboBox" name="fix_kridi_combo">
   <property name="geometry">
    <rect>
     <x>70</x>
     <y>46</y>
     <width>207</width>
     <height>25</height>
    </rect>
   </property>
   <property name="layoutDirection">
    <enum>Qt::RightToLeft</enum>
   </property>
  </widget>
  <widget class="QLabel" name="label_2">
   <property name="geometry">
    <rect>
     <x>309</x>
     <y>110</y>
     <width>60</width>
     <height>22</height>
    </rect>
   </property>
   <property name="text">
    <string>المبلغ     :</string>
   </property>
  </widget>
  <widget class="QPushButton" name="fix_kridi_save">
   <property name="geometry">
    <rect>
     <x>200</x>
     <y>190</y>
     <width>120</width>
     <height>40</height>
    </rect>
   </property>
   <property name="text">
    <string>حفظ</string>
   </property>
  </widget>
  <widget class="QPushButton" name="fix_kridi_done">
   <property name="geometry">
    <rect>
     <x>60</x>
     <y>190</y>
     <width>120</width>
     <height>40</height>
    </rect>
   </property>
   <property name="text">
    <string>تم</string>
   </property>
  </widget>
 </widget>
 <resources/>
 <connections/>
</ui>
